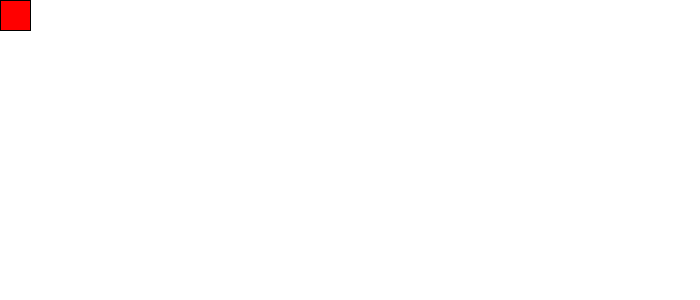
Frame 1 (no input)
Frame 60 (the mouse pressed at the canvas centre just before this capture): identical to frame 1, image omitted
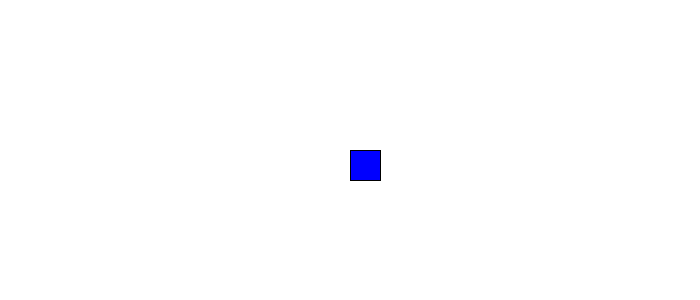
Frame 120 (the mouse held since frame 60 and released just before this capture)

The Processing sketch that drew these frames (run headless with seeded random() and noise(); from frame 60 on, the mouse is pressed at the canvas centre):

// Processing sketch: processing_151096
// ── processing_151096.pde

void setup(){
    size(700,300);
}

void draw(){
    background(255);
    fill(0,0,255);
    if(mouseX<49) {
        fill(255,0,0);
    }
    if(mouseX>width-50) {
        fill(255,0,0);
    }
    if(mouseY>height-50){
        fill(255,0,0);
    }
    if(mouseY<49) {
        fill(255,0,0);
    }
    if(mouseX>width-50) {
        rect(mouseX,mouseY,30,30);
    }
    rect(mouseX,mouseY,30,30);
}
        
    
